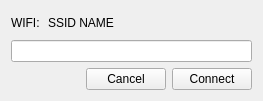
<?xml version="1.0" encoding="UTF-8"?>
<ui version="4.0">
 <class>QWIFIPassForm</class>
 <widget class="QCDialog" name="QWIFIPassForm">
  <property name="geometry">
   <rect>
    <x>0</x>
    <y>0</y>
    <width>263</width>
    <height>101</height>
   </rect>
  </property>
  <property name="windowTitle">
   <string>Password</string>
  </property>
  <layout class="QGridLayout" name="gridLayout">
   <item row="2" column="0">
    <spacer name="horizontalSpacer">
     <property name="orientation">
      <enum>Qt::Horizontal</enum>
     </property>
     <property name="sizeHint" stdset="0">
      <size>
       <width>40</width>
       <height>20</height>
      </size>
     </property>
    </spacer>
   </item>
   <item row="0" column="0">
    <widget class="QLabel" name="label">
     <property name="text">
      <string>WIFI:</string>
     </property>
    </widget>
   </item>
   <item row="1" column="0" colspan="4">
    <widget class="QLineEdit" name="lineEdit_ssid_password"/>
   </item>
   <item row="2" column="3">
    <widget class="QCPushButton" name="pushButton_ssid_connect">
     <property name="text">
      <string>Connect</string>
     </property>
    </widget>
   </item>
   <item row="0" column="1" colspan="3">
    <widget class="QLabel" name="label_ssid_name">
     <property name="text">
      <string>SSID NAME</string>
     </property>
    </widget>
   </item>
   <item row="2" column="1">
    <spacer name="horizontalSpacer_2">
     <property name="orientation">
      <enum>Qt::Horizontal</enum>
     </property>
     <property name="sizeHint" stdset="0">
      <size>
       <width>40</width>
       <height>20</height>
      </size>
     </property>
    </spacer>
   </item>
   <item row="2" column="2">
    <widget class="QPushButton" name="btnCancel">
     <property name="text">
      <string>Cancel</string>
     </property>
    </widget>
   </item>
  </layout>
 </widget>
 <customwidgets>
  <customwidget>
   <class>QCPushButton</class>
   <extends>QPushButton</extends>
   <header>qcpushbutton.h</header>
  </customwidget>
  <customwidget>
   <class>QCDialog</class>
   <extends>QWidget</extends>
   <header>qcdialog.h</header>
   <container>1</container>
  </customwidget>
 </customwidgets>
 <resources/>
 <connections/>
</ui>
